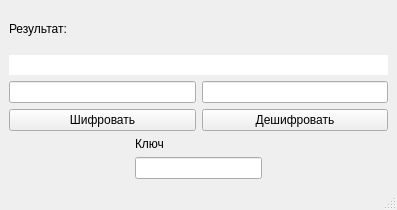
<?xml version="1.0" encoding="UTF-8"?>
<ui version="4.0">
 <class>MainWindow</class>
 <widget class="QMainWindow" name="MainWindow">
  <property name="geometry">
   <rect>
    <x>0</x>
    <y>0</y>
    <width>397</width>
    <height>210</height>
   </rect>
  </property>
  <property name="windowTitle">
   <string>MainWindow</string>
  </property>
  <widget class="QWidget" name="centralwidget">
   <property name="sizePolicy">
    <sizepolicy hsizetype="Preferred" vsizetype="Preferred">
     <horstretch>0</horstretch>
     <verstretch>0</verstretch>
    </sizepolicy>
   </property>
   <property name="contextMenuPolicy">
    <enum>Qt::DefaultContextMenu</enum>
   </property>
   <layout class="QVBoxLayout" name="verticalLayout_3">
    <item>
     <widget class="QLabel" name="label_2">
      <property name="text">
       <string>Результат:</string>
      </property>
     </widget>
    </item>
    <item>
     <widget class="QLineEdit" name="lineEdit_3">
      <property name="enabled">
       <bool>true</bool>
      </property>
      <property name="focusPolicy">
       <enum>Qt::TabFocus</enum>
      </property>
      <property name="inputMethodHints">
       <set>Qt::ImhHiddenText|Qt::ImhNoAutoUppercase|Qt::ImhNoPredictiveText|Qt::ImhSensitiveData</set>
      </property>
      <property name="frame">
       <bool>false</bool>
      </property>
      <property name="echoMode">
       <enum>QLineEdit::NoEcho</enum>
      </property>
      <property name="readOnly">
       <bool>true</bool>
      </property>
     </widget>
    </item>
    <item>
     <layout class="QHBoxLayout" name="horizontalLayout">
      <item>
       <layout class="QVBoxLayout" name="verticalLayout">
        <item>
         <widget class="QLineEdit" name="lineEdit">
          <property name="inputMethodHints">
           <set>Qt::ImhNone</set>
          </property>
         </widget>
        </item>
        <item>
         <widget class="QPushButton" name="pushButton">
          <property name="text">
           <string>Шифровать</string>
          </property>
         </widget>
        </item>
       </layout>
      </item>
      <item>
       <layout class="QVBoxLayout" name="verticalLayout_2">
        <item>
         <widget class="QLineEdit" name="lineEdit_2"/>
        </item>
        <item>
         <widget class="QPushButton" name="pushButton_2">
          <property name="text">
           <string>Дешифровать</string>
          </property>
         </widget>
        </item>
       </layout>
      </item>
     </layout>
    </item>
    <item>
     <layout class="QHBoxLayout" name="horizontalLayout_2">
      <item>
       <spacer name="horizontalSpacer">
        <property name="orientation">
         <enum>Qt::Horizontal</enum>
        </property>
        <property name="sizeHint" stdset="0">
         <size>
          <width>40</width>
          <height>20</height>
         </size>
        </property>
       </spacer>
      </item>
      <item>
       <layout class="QVBoxLayout" name="verticalLayout_4">
        <item>
         <widget class="QLabel" name="label">
          <property name="text">
           <string>Ключ</string>
          </property>
         </widget>
        </item>
        <item>
         <widget class="QLineEdit" name="lineEdit_4"/>
        </item>
       </layout>
      </item>
      <item>
       <spacer name="horizontalSpacer_2">
        <property name="orientation">
         <enum>Qt::Horizontal</enum>
        </property>
        <property name="sizeHint" stdset="0">
         <size>
          <width>40</width>
          <height>20</height>
         </size>
        </property>
       </spacer>
      </item>
     </layout>
    </item>
   </layout>
  </widget>
  <widget class="QMenuBar" name="menubar">
   <property name="geometry">
    <rect>
     <x>0</x>
     <y>0</y>
     <width>397</width>
     <height>20</height>
    </rect>
   </property>
  </widget>
  <widget class="QStatusBar" name="statusbar"/>
 </widget>
 <resources/>
 <connections/>
</ui>
